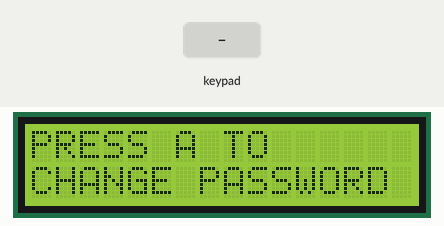
A sketch run on a simulated Arduino Uno, built with avr-gcc and run on an emulated ATmega328P. Parts: 16×2 character LCD. Inputs (shaded band) come from the test bench.

Above: at 1.5 s.
1.6 s: key 'A' pressed
At 2.8 s:
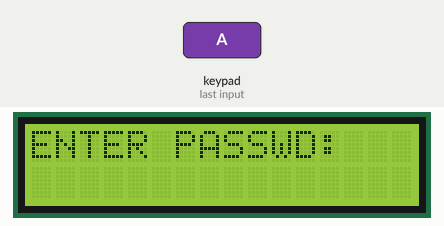
3.1 s: keypad keys 1 2 3 4 pressed 0.4 s apart
At 5.5 s:
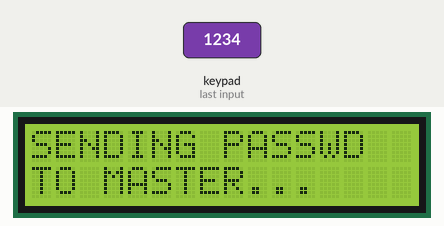
Timing chart, 0 to 7.0 s (numbered marks = the images above; inputs shaded):
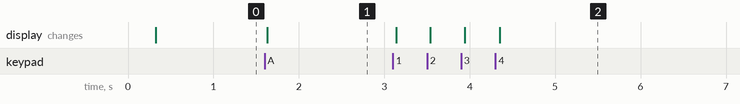

Measured:
- after the input at 1.6 s, the display: changes at once (image 1)
- after the input at 3.1 s, the display: first changes at once (image 2 shows a later state)

The sketch:

ard-3.ino
```cpp
// C++ code
// 3rd Arduino (2nd slave)
#include <LiquidCrystal.h>
#include <Keypad.h>
#include <Wire.h>

#define LCD_PIN_RS 8
#define LCD_PIN_EN 9
#define LCD_PIN_DB4 10
#define LCD_PIN_DB5 11
#define LCD_PIN_DB6 12
#define LCD_PIN_DB7 13
#define LCD_PIN_V0 6
#define KEYPAD_R1 A3
#define KEYPAD_R2 A2
#define KEYPAD_R3 A1
#define KEYPAD_R4 A0
#define KEYPAD_C1 5
#define KEYPAD_C2 4
#define KEYPAD_C3 3
#define KEYPAD_C4 2
#define KEYPAD_ROW_COUNT 4
#define KEYPAD_COL_COUNT 4
#define PASSWORD_LENGTH 4

enum States {
	// currently taking input from user for new password
	INPUTTING,
	// sending new password to master
	SENDING,
	// waiting for signal from user
	WAIT,
};

// \b is ASCII for backspace while * will be used for reset
char keypad_keys[KEYPAD_ROW_COUNT][KEYPAD_COL_COUNT] = {
	{'1', '2',  '3', 'A'},
	{'4', '5',  '6', 'B'},
	{'7', '8',  '9', 'C'},
	{'*', '0', '\b', 'D'},
};
byte keypad_pin_rows[KEYPAD_ROW_COUNT] = {
	KEYPAD_R1,
	KEYPAD_R2,
	KEYPAD_R3,
	KEYPAD_R4,
};
byte keypad_pin_cols[KEYPAD_COL_COUNT] = {
	KEYPAD_C1,
	KEYPAD_C2,
	KEYPAD_C3,
	KEYPAD_C4,
};

Keypad keypad = Keypad(
	makeKeymap(keypad_keys),
	keypad_pin_rows,
	keypad_pin_cols,
	KEYPAD_ROW_COUNT,
	KEYPAD_COL_COUNT
);

LiquidCrystal lcd(
	LCD_PIN_RS,
	LCD_PIN_EN,
	LCD_PIN_DB4,
	LCD_PIN_DB5,
	LCD_PIN_DB6,
	LCD_PIN_DB7
);

States state = WAIT;

String inputted = "";

// first byte is boolean (0 or 1) where 1 means new exists
// the rest is the new passwords
byte send_data[1 + PASSWORD_LENGTH] = {};

void request_ev() {
	Wire.write(send_data, 1 + PASSWORD_LENGTH);
	if (send_data[0]) {
		send_data[0] = false;
		start_wait();
	}
}

void setup()
{
	pinMode(LED_BUILTIN, OUTPUT);
	pinMode(LCD_PIN_RS, OUTPUT);
	pinMode(LCD_PIN_EN, OUTPUT);
	pinMode(LCD_PIN_DB4, OUTPUT);
	pinMode(LCD_PIN_DB5, OUTPUT);
	pinMode(LCD_PIN_DB6, OUTPUT);
	pinMode(LCD_PIN_DB7, OUTPUT);
	pinMode(LCD_PIN_V0, OUTPUT);

	pinMode(KEYPAD_R1, INPUT);
	pinMode(KEYPAD_R2, INPUT);
	pinMode(KEYPAD_R3, INPUT);
	pinMode(KEYPAD_R4, INPUT);
	pinMode(KEYPAD_C1, INPUT);
	pinMode(KEYPAD_C2, INPUT);
	pinMode(KEYPAD_C3, INPUT);

	send_data[0] = false;

	Serial.begin(9600);

	Wire.begin(3);
	Wire.onRequest(request_ev);

	// write "boot screen" to LCD
	analogWrite(LCD_PIN_V0, 0);
	lcd.begin(16, 2);
	lcd.print("Josep 13519164");
	lcd.setCursor(0, 1);
	lcd.print("Tugas Besar 3");

	delay(250);

	start_wait();
}

void loop()
{
	char key = keypad.getKey();
	// check for inputted key
	if (state != SENDING && key) {
		if (state == WAIT && key == 'A') {
			start_inputting();
		} else {
			switch (key) {
			case 'B':
				start_wait();
				break;
			case '\b':
				// ascii \b is backspace
				// remove the last character from inputted
				inputted.remove(inputted.length() - 1);
				// set the last character written in the LCD to " " (blank)
				lcd.setCursor(inputted.length(), 1);
				lcd.print(" ");
				lcd.setCursor(inputted.length(), 1);
				break;
			case '*':
				// * is used as reset
				inputted = "";
				lcd.setCursor(0, 1);
				for (byte _ = 0; _ < 16; ++_) {
					lcd.print(" ");
				}
				lcd.setCursor(0, 1);
			default:
				if ('0' <= key && key <= '9') {
					inputted += key;
					lcd.print(key);

					if (inputted.length() == PASSWORD_LENGTH)
						start_sending();

				}
				break;
			}
		}
	}

	delay(100);
}

void start_sending()
{
	state = SENDING;

	lcd.clear();
	lcd.print("SENDING PASSWD");
	lcd.setCursor(0, 1);
	lcd.print("TO MASTER...");

	send_data[0] = true;
	for (int i = 1; i <= PASSWORD_LENGTH; ++i)
		send_data[i] = inputted[i - 1];

}

void start_wait()
{
	state = WAIT;

	inputted = "";

	lcd.clear();
	lcd.print("PRESS A TO");
	lcd.setCursor(0, 1);
	lcd.print("CHANGE PASSWORD");
}

void start_inputting()
{
	state = INPUTTING;

	lcd.clear();
	lcd.print("ENTER PASSWD:");
	lcd.setCursor(0, 1);
}
```
